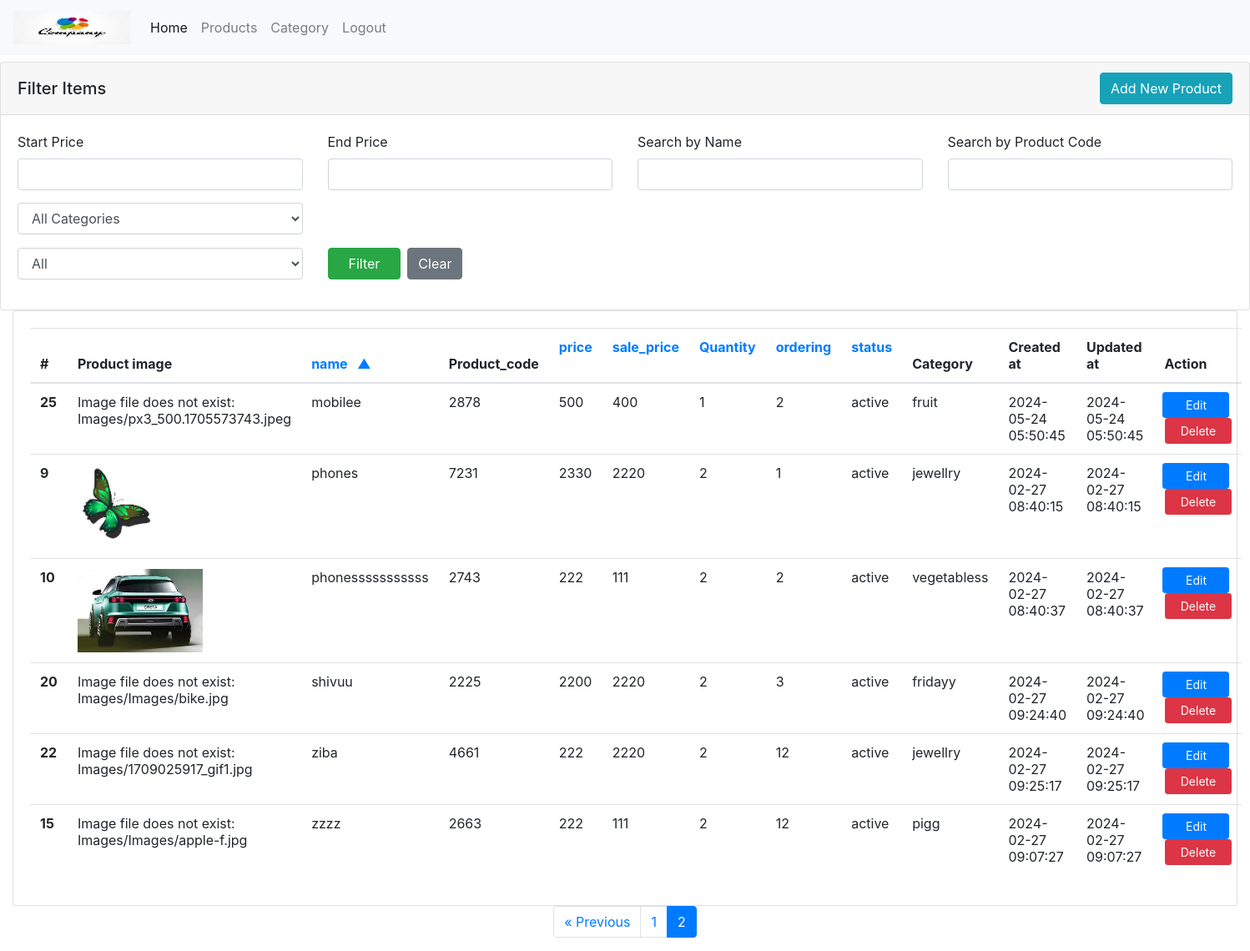
The page /product-list.php?page=2 (signed in) on the database its author committed.
### tables this page shows
CREATE TABLE `product` (
  `id` int(11) NOT NULL,
  `name` varchar(200) NOT NULL,
  `product_code` int(11) NOT NULL,
  `price` float NOT NULL,
  `sale_price` float NOT NULL,
  `quantity` int(11) NOT NULL,
  `ordering` int(11) NOT NULL,
  `status` enum('active','inactive') NOT NULL,
  `created_at` timestamp NOT NULL DEFAULT current_timestamp(),
  `updated_at` timestamp NOT NULL DEFAULT current_timestamp() ON UPDATE current_timestamp()
);

CREATE TABLE `product_images` (
  `id` int(11) NOT NULL,
  `product_id` int(11) NOT NULL,
  `image` varchar(200) NOT NULL,
  `is_main_image` tinyint(5) NOT NULL
);

### config/database.php (called while the page is built, shortened)
<?php
class Database
{
    public $con = "";
    public function __construct()
    {
        $this->con = new mysqli("localhost", "root", "", "management");
    }
    public function select($columns, $table, $where = NULL) {
        $data = [];
        $query = 'SELECT ' . $columns . ' FROM ' . $table  .  $where;
        $result = $this->con->query($query);
        if ($result) {
            while ($row = $result->fetch_assoc()) {
                $data[] = $row;
            }
        } else {
            echo "Error: " . $this->con->error;
            return false;
        }
        return $data;
    }
    public function query($sql) {
        return $this->con->query($sql);
    }
}

### config/index.php (called while the page is built, shortened)
<?php
require_once("config/database.php");
require_once("config/function.php");
$db=new Database();
?>

### product-list.php (the view, shortened to what this page needs)
<?php
require_once('config/index.php');
include('header.php');
require_once('config/index.php');
$currentPage = isset($_GET['page']) ? (int)$_GET['page'] : 1;
$limit = 10;
$where = [];
$searchName = isset($_GET['search_name']) ? $_GET['search_name'] : '';
$searchProductCode = isset($_GET['search_product_code']) ? $_GET['search_product_code'] : '';
$validColumns = ['name', 'ordering', 'status', 'sale_price', 'price', 'Quantity', 'Sale price'];
$orderBy = (isset($_GET['orderby']) && in_array($_GET['orderby'], $validColumns)) ? $_GET['orderby'] : 'name';
$order = (isset($_GET['order']) && $_GET['order'] === 'DESC') ? 'DESC' : 'ASC';
$whereClause = !empty($where) ? ' WHERE ' . implode(' AND ', $where) : '';
if (!empty($where)) {
    $whereClause .= " ORDER BY $orderBy $order";
} else {
    $offset = ($currentPage - 1) * $limit;
    $whereClause .= " ORDER BY $orderBy $order LIMIT $limit OFFSET $offset";
}
$countResult = $db->select('COUNT(*) as total', 'product', $where ? ' WHERE ' . implode(' AND ', $where) : '');
$totalPages = !empty($countResult) && isset($countResult[0]['total']) ? $countResult[0]['total'] : 0;
$result = $db->select('*', 'product', $whereClause);
$queryParams = array();
$queryString = http_build_query($queryParams);
?>
<!DOCTYPE html>
<html lang="en">
<head>
<?php
include_once('link.php');
?>
</head>
<body>
    <div class="row filter_row">
        <div class="col">
            <div class="card mt-2">
                <div class="card-header">
                    <div class="row align-items-center">
                        <div class="col-8">
                            <h5 class="mb-0">Filter Items</h5>
                        </div>
                        <div class="col-4 text-right">
                            <a href="product-add.php?type=add" class="btn btn-info">Add New Product</a>
                        </div>
                    </div>
                </div>
                <div class="card-body">
                    <form action="" class="filterForm" id="filterForm" method="GET">
                        <div class="row">
                            <div class="col-md-3">
                                <label for="start_price" class="form-label">Start Price</label>
                                <input type="text" name="start_price" value="<?php echo isset($_GET['start_price']) ? $_GET['start_price'] : ''; ?>" class="form-control">
                            </div>
                            <div class="col-md-3">
                                <label for="end_price" class="form-label">End Price</label>
                                <input type="text" name="end_price" value="<?php echo isset($_GET['end_price']) ? $_GET['end_price'] : ''; ?>" class="form-control">
                            </div>
                            <div class="col-md-3">
                                <label for="search" class="form-label">Search by Name</label>
                                <div class="input-group">
                                    <input type="text" name="search_name" value="<?php echo $searchName; ?>" class="form-control">
                                </div>
                            </div>
                            <div class="col-md-3">
                                <label for="product_code" class="form-label">Search by Product Code</label>
                                <div class="input-group">
                                    <input type="text" name="search_product_code" value="<?php echo $searchProductCode; ?>" class="form-control">
                                </div>
                            </div>
                            <div class="col-md-3" style="padding-top: 15px;">
                                <select name="search_category" class="form-control">
                                    <option value="">All Categories</option>
                                    <?php
                                    $categoryQuery = "SELECT name FROM category";
                                    $categoryResult = $db->query($categoryQuery);
                                    ?>
                                </select>
                            </div>
                        </div>
                        <div class="row mt-3">
                            <div class="col-md-3">
                                <select class="form-control" name="status">
                                    <option value="" <?php echo empty($_GET['status']) ? 'selected' : ''; ?>>All</option>
                                </select>
                            </div>
                            <div class="col-md-6 d-flex align-items-end">
                                <button type="submit" class="btn btn-success px-4">Filter</button>
                                <button type="button" class="btn btn-secondary ml-2" onclick="clearFilters()">Clear</button>
                            </div>
                        </div>
                    </form>
                </div>
            </div>
        </div>
    </div>
    <div class="col-md-12">
        <div class="card">
            <div class="card-body">
                <table class="table">
                    <thead>
                        <tr>
                            <th scope="col">#</th>
                            <th scope="col">Product image</th>
                            <th scope="col">
                                <a class="arrow" href="?<?= $queryString ?>&orderby=name&order=<?= ($orderBy == 'name' && $order == 'ASC') ? 'DESC' : 'ASC'; ?>">
                                    name &nbsp; <?= ($orderBy == 'name') ? ($order == 'ASC' ? '<span>&#9650;</span>' : '<span>&#9660;</span>') : ''; ?>
                                </a>
                            </th>
                            <th scope="col">Product_code</th>
                            <th scope="col">
                                <a class="arrow" href="?<?= $queryString ?>&orderby=price&order=<?= ($orderBy == 'price' && $order == 'ASC') ? 'DESC' : 'ASC'; ?>">
                                    price &nbsp; <?= ($orderBy == 'price') ? ($order == 'ASC' ? '<span>&#9650;</span>' : '<span>&#9660;</span>') : ''; ?>
                                </a>
                            </th>
                            <th scope="col">
                                <a class="arrow" href="?<?= $queryString ?>&orderby=sale_price&order=<?= ($orderBy == 'sale_price' && $order == 'ASC') ? 'DESC' : 'ASC'; ?>">
                                    sale_price &nbsp; <?= ($orderBy == 'sale_price') ? ($order == 'ASC' ? '<span>&#9650;</span>' : '<span>&#9660;</span>') : ''; ?>
                                </a>
                            </th>
                            <th scope="col">
                                <a class="arrow" href="?<?= $queryString ?>&orderby=Quantity&order=<?= ($orderBy == 'Quantity' && $order == 'ASC') ? 'DESC' : 'ASC'; ?>">
                                    Quantity &nbsp; <?= ($orderBy == 'Quantity') ? ($order == 'ASC' ? '<span>&#9650;</span>' : '<span>&#9660;</span>') : ''; ?>
                                </a>
                            </th>
                            <th scope="col">
                                <a class="arrow" href="?<?= $queryString ?>&orderby=ordering&order=<?= ($orderBy == 'ordering' && $order == 'ASC') ? 'DESC' : 'ASC'; ?>">
                                    ordering &nbsp; <?= ($orderBy == 'ordering') ? ($order == 'ASC' ? '<span>&#9650;</span>' : '<span>&#9660;</span>') : ''; ?>
                                </a>
                            </th>
                            <th scope="col">
                                <a class="arrow" href="?<?= $queryString ?>&orderby=status&order=<?= ($orderBy == 'status' && $order == 'ASC') ? 'DESC' : 'ASC'; ?>">
                                    status &nbsp; <?= ($orderBy == 'status') ? ($order == 'ASC' ? '<span>&#9650;</span>' : '<span>&#9660;</span>') : ''; ?>
                                </a>
                            </th>
                            <th scope="col">Category</th>
                            <th scope="col">Created at</th>
                            <th scope="col">Updated at</th>
                            <th scope="col">Action</th>
                        </tr>
                    </thead>
                    <tbody>
                        <?php
                        if ($totalPages > 0) {
                            if (!empty($result)) {
                                foreach ($result as $row) {
                        ?>
                                    <tr>
                                        <th scope="row"><?php echo $row['id']; ?></th>
                                        <td>
                                            <?php
                                            $mainImageQuery = "SELECT image FROM product_images WHERE product_id = '{$row['id']}' AND is_main_image = 1";
                                            $mainImageResult = $db->query($mainImageQuery);
                                            if ($mainImageResult) {
                                                $mainImage = $mainImageResult->fetch_assoc();
                                                if ($mainImage) {
                                                    $imagePath = 'Images/' . $mainImage['image'];
                                                    if (file_exists($imagePath)) {
                                                        echo "<img src='{$imagePath}' class='box-img' height='100' alt='Main Image'>";
                                                    } else {
                                                        echo "Image file does not exist: {$imagePath}";
                                                    }
                                                } else {
                                                    echo "No main image found for product ID: {$row['id']}";
                                                }
                                            } else {
                                                echo "Error retrieving main image";
                                            }
                                            ?>
                                        </td>
                                        <td><?php echo $row['name']; ?></td>
                                        <td><?php echo $row['product_code']; ?></td>
                                        <td><?php echo $row['price']; ?></td>
                                        <td><?php echo $row['sale_price']; ?></td>
                                        <td><?php echo $row['quantity']; ?></td>
                                        <td><?php echo $row['ordering']; ?></td>
                                        <td><?php echo $row['status']; ?></td>
                                        <?php
                                        $categoryQuery = "SELECT c.name
                                 FROM category c
                                 JOIN product_category pc ON c.id = pc.category_id
                                 WHERE pc.product_id = '{$row['id']}'";
                                        $categoryResult = $db->query($categoryQuery);
                                        $categories = array();
                                        if ($categoryResult) {
                                            foreach ($categoryResult as $categoryData) {
                                                $categories[] = $categoryData['name'];
                                            }
                                            $categoryNames = !empty($categories) ? implode(', ', $categories) : 'N/A';
                                        } else {
                                            $categoryNames = 'Error retrieving categories';
                                        }
                                        ?>
                                        <td><?php echo $categoryNames; ?></td>
                                        <td><?php echo $row['created_at']; ?></td>
                                        <td><?php echo $row['updated_at']; ?></td>
                                        <td style="padding: 10px; text-align: center;">
                                            <a href="product-edit.php?type=edit&id=<?php echo htmlentities($row['id']); ?>" class="btn btn-sm btn-primary" style="width: 80px; margin-right: 5px;">
                                                Edit
                                            </a>
                                            <button class="btn btn-sm btn-danger" style="width: 80px;" onclick="confirmDelete(<?php echo $row["id"]; ?>)">
                                                Delete
                                            </button>
                                        </td>
                                    </tr>
                        <?php
                                }
                            }
                        } else {
                            echo "<tr><td colspan='5'>No records found</td></tr>";
                        }
                        ?>
                    </tbody>
                </table>
            </div>
        </div>
    </div>
    <div class="pagination justify-content-center">
        <?php echo pagination('product-list.php', $totalPages, $currentPage, $limit, $queryParams); ?>
    </div>
</body>
</html>

### rows shown on the page
product: id "25", product_images.image "Images/px3_500.1705573743.jpeg", name "mobilee", product_code "2878", price "500", sale_price "400", quantity "1", ordering "2", status "active", categoryNames "fruit", created_at "2024-05-24 05:50:45", updated_at "2024-05-24 05:50:45"
product: id "9", product_images.image (picture), name "phones", product_code "7231", price "2330", sale_price "2220", quantity "2", ordering "1", status "active", categoryNames "jewellry", created_at "2024-02-27 08:40:15", updated_at "2024-02-27 08:40:15"
product: id "10", product_images.image (picture), name "phonesssssssssss", product_code "2743", price "222", sale_price "111", quantity "2", ordering "2", status "active", categoryNames "vegetabless", created_at "2024-02-27 08:40:37", updated_at "2024-02-27 08:40:37"
product: id "20", product_images.image "Images/Images/bike.jpg", name "shivuu", product_code "2225", price "2200", sale_price "2220", quantity "2", ordering "3", status "active", categoryNames "fridayy", created_at "2024-02-27 09:24:40", updated_at "2024-02-27 09:24:40"
product: id "22", product_images.image "Images/1709025917_gif1.jpg", name "ziba", product_code "4661", price "222", sale_price "2220", quantity "2", ordering "12", status "active", categoryNames "jewellry", created_at "2024-02-27 09:25:17", updated_at "2024-02-27 09:25:17"
product: id "15", product_images.image "Images/Images/apple-f.jpg", name "zzzz", product_code "2663", price "222", sale_price "111", quantity "2", ordering "12", status "active", categoryNames "pigg", created_at "2024-02-27 09:07:27", updated_at "2024-02-27 09:07:27"
